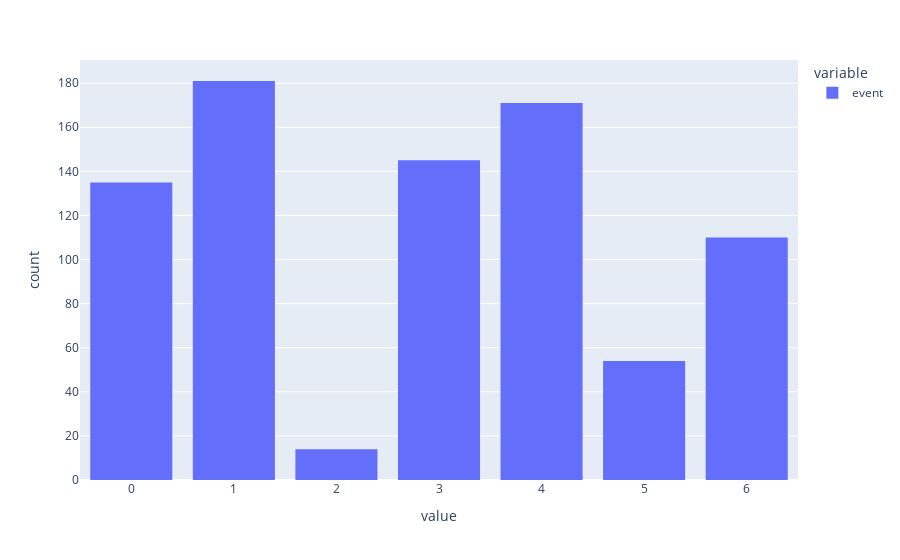

The cell this chart's notebook holds for it:
### Code cell
px.histogram(y_val_dec.event.sort_values())

### Figure 1 — Plotly figure (JSON) as saved in the notebook; plotly's stock layout.template omitted (floating-point values rounded to 4 significant figures; data arrays with more than 128 entries replaced by an {"elided": "..."} marker saying what was removed)
{"data": [{"alignmentgroup": "True", "bingroup": "x", "hovertemplate": "variable=event<br>value=%{x}<br>count=%{y}<extra></extra>", "legendgroup": "event", "marker": {"color": "#636efa", "pattern": {"shape": ""}}, "name": "event", "offsetgroup": "event", "orientation": "v", "showlegend": true, "type": "histogram", "x": {"elided": "810 str values"}, "xaxis": "x", "yaxis": "y"}], "layout": {"barmode": "relative", "legend": {"title": {"text": "variable"}, "tracegroupgap": 0}, "margin": {"t": 60}, "xaxis": {"anchor": "y", "domain": [0, 1], "title": {"text": "value"}}, "yaxis": {"anchor": "x", "domain": [0, 1], "title": {"text": "count"}}}}
